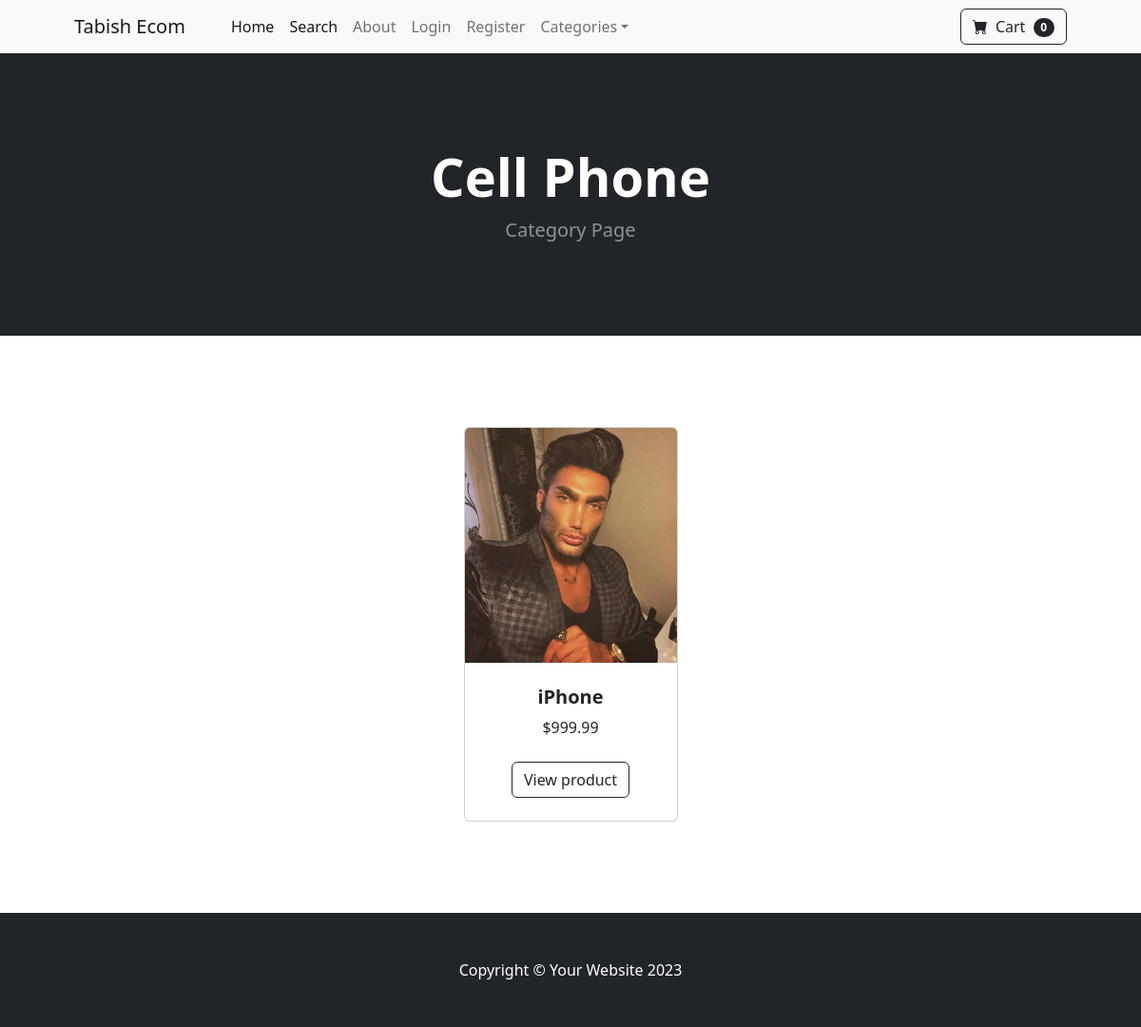
Page /category/Cell Phone on the committed database.
### store/models.py (models this page shows, shortened)
class Category(models.Model):
    name = models.CharField(max_length=50)
    def __str__(self):
        return self.name
    class Meta:
        verbose_name_plural = "categories"

class Product(models.Model):
    name = models.CharField(max_length=100)
    price = models.DecimalField(default=0, decimal_places=2, max_digits=6)
    category = models.ForeignKey(Category, on_delete=models.CASCADE, default=1)
    description = models.CharField(max_length=250, default="", blank=True, null=True)
    image = models.ImageField(upload_to="uploads/product/")
    is_sale = models.BooleanField(default=False)
    sale_price = models.DecimalField(default=0, decimal_places=2, max_digits=6)

### store/views.py (the view)
# urls.py: path("category/<str:foo>", views.category, name="category"),
def category(request, foo):
    foo = foo.replace("-", " ")
    try:
        category = Category.objects.get(name=foo)
        products = Product.objects.filter(category=category)
        return render(
            request, "category.html", {"products": products, "category": category}
        )
    except:
        messages.success(request, ("Category Not Found"))
        return redirect("home")

### cart/cart.py (called while the page is built)
    def __len__(self):
        return len(self.cart)

### cart/context_processors.py (called while the page is built)
def cart(request):
    return {"cart": Cart(request)}

### store/templates/category.html
{% extends 'base.html' %} {% block content %}
<header class="bg-dark py-5">
  <div class="container px-4 px-lg-5 my-5">
    <div class="text-center text-white">
      <h1 class="display-4 fw-bolder">{{ category }}</h1>
      <p class="lead fw-normal text-white-50 mb-0">Category Page</p>
    </div>
  </div>
</header>
<section class="py-5">
  <div class="container px-4 px-lg-5 mt-5">
    <div class="row gx-4 gx-lg-5 row-cols-2 row-cols-md-3 row-cols-xl-4 justify-content-center">
      {% for product in products %}
      {% if product.is_sale %}
      <div class="col mb-5">
        <div class="card h-100">
          <div class="badge bg-black text-white position-absolute" style="top: 0.5rem; right: 0.5rem">
            Sale
          </div>
          <img class="card-img-top" src="{{ product.image.url }}" alt="..." />
          <div class="card-body p-4">
            <div class="text-center">
              <h5 class="fw-bolder">{{ product.name }}</h5>
              <div class="d-flex justify-content-center small text-warning mb-2">
                <div class="bi-star-fill"></div>
                &nbsp;&nbsp;Sale!&nbsp;&nbsp;
                <div class="bi-star-fill"></div>
              </div>
              <strike> ${{ product.price }} </strike>
              &nbsp ${{ product.sale_price }}
            </div>
          </div>
          <div class="card-footer p-4 pt-0 border-top-0 bg-transparent">
            <div class="text-center">
              <a class="btn btn-outline-dark mt-auto" href="{% url 'product' product.id %}">View product</a>
            </div>
          </div>
        </div>
      </div>
      {% else %}
      <div class="col mb-5">
        <div class="card h-100">
          <img class="card-img-top" src="{{ product.image.url }}" alt="..." />
          <div class="card-body p-4">
            <div class="text-center">
              <h5 class="fw-bolder">{{ product.name }}</h5>
              ${{ product.price }}
            </div>
          </div>
          <div class="card-footer p-4 pt-0 border-top-0 bg-transparent">
            <div class="text-center">
              <a class="btn btn-outline-dark mt-auto" href="{% url 'product' product.id %}">View product</a>
            </div>
          </div>
        </div>
      </div>
      {% endif %} {% endfor %}
    </div>
  </div>
</section>
{% endblock %}

### rows in the picture
Category: name "Cell Phone"
Product: image (picture), name "iPhone", price "999.99"

### other values in the picture
{{ cart|length }} "0"
